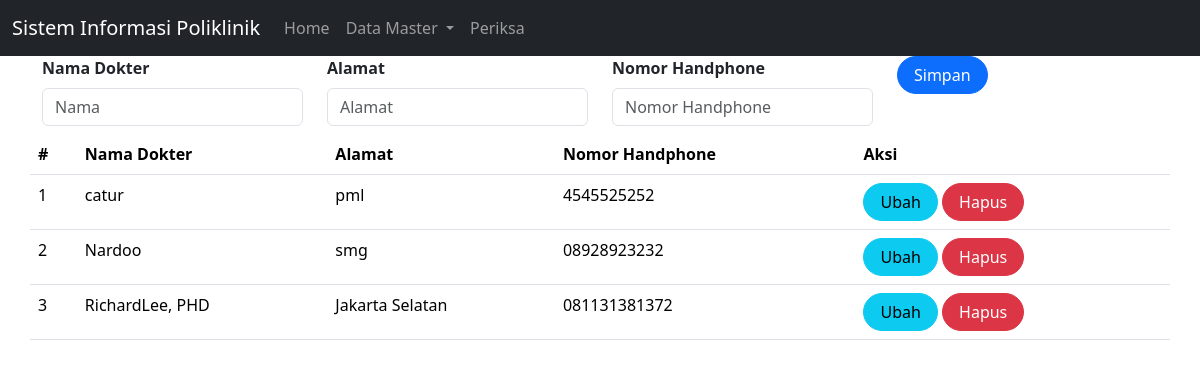
Screenshot of /dokter.php with the database file from the repository.
### tables this page shows
CREATE TABLE `dokter` (
  `id` int(11) NOT NULL,
  `nama` varchar(255) DEFAULT NULL,
  `alamat` varchar(255) DEFAULT NULL,
  `no_hp` varchar(50) DEFAULT NULL
);

### dokter.php (the view, shortened to what this page needs)
<!doctype html>
<html lang="en">
  <head>
    <link href="https://cdn.jsdelivr.net/npm/bootstrap@5.3.2/dist/css/bootstrap.min.css" rel="stylesheet">
  </head>
  <body>
  <nav class="navbar navbar-expand-lg  navbar-dark bg-dark">
  <div class="container-fluid">
    <a class="navbar-brand" href="#">
      Sistem Informasi Poliklinik
    </a>
    <div class="collapse navbar-collapse" id="navbarNavDropdown">
      <ul class="navbar-nav">
        <li class="nav-item">
          <a class="nav-link" aria-current="page" href="index.php">
            Home
          </a>
        </li>
        <li class="nav-item dropdown">
          <a class="nav-link dropdown-toggle" href="#" role="button"
          data-bs-toggle="dropdown" aria-expanded="false">
            Data Master
          </a>
        </li>
        <li class="nav-item">
          <a class="nav-link"
          href="periksa.php?page=periksa">
            Periksa
          </a>
        </li>
      </ul>
    </div>
  </div>
</nav>
<?php
include'koneksi.php';
?>
<body>
<div class="container">
    <form class="form row"  method="POST" action="" name="myForm" onsubmit="return(validate());">
    <?php
    $nama = '';
    $alamat = '';
    $no_hp = '';
    ?>
    <div class="col">
        <label for="inputNama" class="form-label fw-bold">
            Nama Dokter
        </label>
        <input type="varchar" class="form-control" name="nama" id="inputNama" placeholder="Nama" value="<?php echo $nama ?>">
    </div>
    <div class="col">
        <label for="inputAlamat" class="form-label fw-bold">
            Alamat
        </label>
        <input type="varchar" class="form-control" name="alamat" id="inputAlamat" placeholder="Alamat" value="<?php echo $alamat ?>">
    </div>
    <div class="col mb-2">
        <label for="inputNo_hp" class="form-label fw-bold">
        Nomor Handphone
        </label>
        <input type="varchar" class="form-control" name="no_hp" id="inputNo_hp" placeholder="Nomor Handphone" value="<?php echo $no_hp ?>">
    </div>
    <div class="col">
        <button type="submit" class="btn btn-primary rounded-pill px-3" name="simpan">Simpan</button>
    </div>
<table class="table table-hover">
    <thead>
        <tr>
            <th scope="col">#</th>
            <th scope="col">Nama Dokter</th>
            <th scope="col">Alamat</th>
            <th scope="col">Nomor Handphone</th>
            <th scope="col">Aksi</th>
        </tr>
    </thead>
    <tbody>
    <?php
    $result = mysqli_query(
    $mysqli,"SELECT * FROM dokter ORDER BY nama"
    );
$no = 1;
while ($data = mysqli_fetch_array($result)) {
?>
    <tr>
        <td><?php echo $no++ ?></td>
        <td><?php echo $data['nama'] ?></td>
        <td><?php echo $data['alamat'] ?></td>
        <td><?php echo $data['no_hp'] ?></td>
                <td>
                    <a class="btn btn-info rounded-pill px-3"
                    href="dokter.php?id=<?php echo $data['id'] ?>">Ubah
                    </a>
                    <a class="btn btn-danger rounded-pill px-3"
                    href=dokter.php?id=<?php echo $data['id'] ?>&aksi=hapus">Hapus
                    </a>
                </td>
            </tr>
        <?php
        }
        ?>
    </tbody>
</form>
</body>
</html>

### rows the page displays
dokter: nama "catur", alamat "pml", no_hp "4545525252"
dokter: nama "Nardoo", alamat "smg", no_hp "08928923232"
dokter: nama "RichardLee, PHD", alamat "Jakarta Selatan", no_hp "081131381372"
